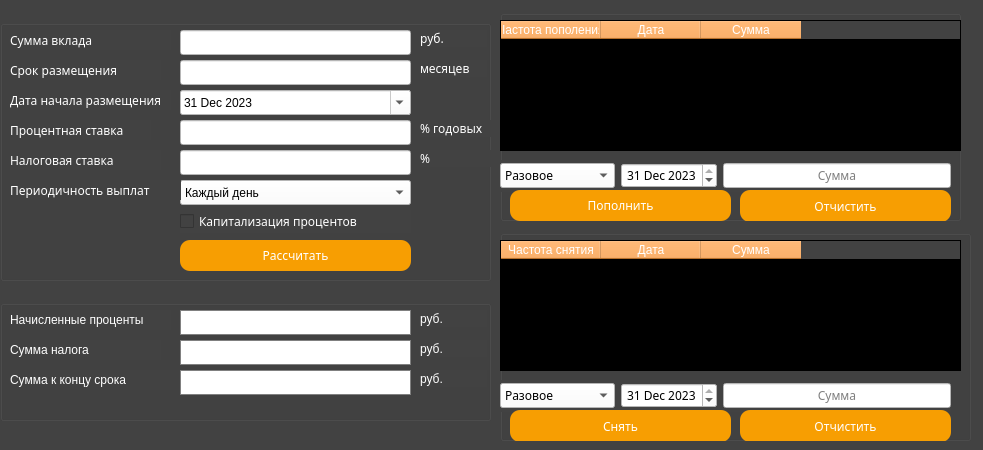
<?xml version="1.0" encoding="UTF-8"?>
<ui version="4.0">
 <class>DepositView</class>
 <widget class="QWidget" name="DepositView">
  <property name="geometry">
   <rect>
    <x>0</x>
    <y>0</y>
    <width>983</width>
    <height>450</height>
   </rect>
  </property>
  <property name="windowTitle">
   <string>Deposit</string>
  </property>
  <property name="styleSheet">
   <string notr="true">background-color: rgb(66, 66, 66)</string>
  </property>
  <widget class="QGroupBox" name="groupBoxUp">
   <property name="geometry">
    <rect>
     <x>500</x>
     <y>10</y>
     <width>461</width>
     <height>211</height>
    </rect>
   </property>
   <property name="font">
    <font>
     <family>Quicksand</family>
    </font>
   </property>
   <property name="title">
    <string/>
   </property>
   <widget class="QPushButton" name="pushButton_toUp">
    <property name="geometry">
     <rect>
      <x>10</x>
      <y>180</y>
      <width>221</width>
      <height>31</height>
     </rect>
    </property>
    <property name="font">
     <font>
      <family>Quicksand</family>
     </font>
    </property>
    <property name="styleSheet">
     <string notr="true">QPushButton {
   color: white;
   border-radius: 10px;
   background-color: #F79E02
}
QPushButton:pressed {
    background-color: qlineargradient(x1: 0, y1: 0, x2: 0, y2: 1,
                                      stop: 0 #FF7832, stop: 1 #FF9739);
}</string>
    </property>
    <property name="text">
     <string>Пополнить</string>
    </property>
   </widget>
   <widget class="QWidget" name="horizontalLayoutWidget">
    <property name="geometry">
     <rect>
      <x>0</x>
      <y>150</y>
      <width>451</width>
      <height>32</height>
     </rect>
    </property>
    <property name="font">
     <font>
      <family>Quicksand</family>
     </font>
    </property>
    <layout class="QHBoxLayout" name="horizontalLayout">
     <item>
      <widget class="QComboBox" name="comboBox">
       <property name="font">
        <font>
         <family>Quicksand</family>
        </font>
       </property>
       <property name="styleSheet">
        <string notr="true">/* Цвет фона и текста основного списка */
QComboBox {
    background-color: #FFFFFF; 
    color: black; 
}

/* Цвет фона и текста выпадающего списка */
QComboBox QAbstractItemView {
    background-color: #808080;
    color: black;
}

/* Цвет фона и текста элемента списка при наведении */
QComboBox QAbstractItemView::item:hover {
    background-color: #A0A0A0;
    color: black;
}

/* Цвет фона и текста выбранного элемента списка */
QComboBox::item:selected {
    background-color: #707070;
    color: black;
}
</string>
       </property>
       <item>
        <property name="text">
         <string>Разовое</string>
        </property>
       </item>
       <item>
        <property name="text">
         <string>Раз в месяц</string>
        </property>
       </item>
       <item>
        <property name="text">
         <string>Раз в 2 месяца</string>
        </property>
       </item>
       <item>
        <property name="text">
         <string>Раз в квартал</string>
        </property>
       </item>
       <item>
        <property name="text">
         <string>Раз в полгода</string>
        </property>
       </item>
       <item>
        <property name="text">
         <string>Раз в год</string>
        </property>
       </item>
      </widget>
     </item>
     <item>
      <widget class="QDateEdit" name="dateOfTopUp">
       <property name="font">
        <font>
         <family>Quicksand</family>
        </font>
       </property>
       <property name="styleSheet">
        <string notr="true">QDateEdit {
background-color: white;
color: black;
}</string>
       </property>
       <property name="alignment">
        <set>Qt::AlignCenter</set>
       </property>
       <property name="dateTime">
        <datetime>
         <hour>17</hour>
         <minute>0</minute>
         <second>0</second>
         <year>2023</year>
         <month>12</month>
         <day>31</day>
        </datetime>
       </property>
      </widget>
     </item>
     <item>
      <widget class="QLineEdit" name="sumUp">
       <property name="font">
        <font>
         <family>Quicksand</family>
        </font>
       </property>
       <property name="styleSheet">
        <string notr="true">QLineEdit {
background-color: white;
color: black;
}</string>
       </property>
       <property name="maxLength">
        <number>32761</number>
       </property>
       <property name="alignment">
        <set>Qt::AlignCenter</set>
       </property>
       <property name="placeholderText">
        <string>Сумма</string>
       </property>
      </widget>
     </item>
    </layout>
   </widget>
   <widget class="QTableWidget" name="tableWidget_toUp">
    <property name="geometry">
     <rect>
      <x>0</x>
      <y>10</y>
      <width>461</width>
      <height>131</height>
     </rect>
    </property>
    <property name="font">
     <font>
      <family>Quicksand</family>
     </font>
    </property>
    <property name="styleSheet">
     <string notr="true">QHeaderView::section {
    background-color: rgb(255, 156, 58);
    color: white;
}
QTableWidget {
    background-color: rgb(0, 0, 0);
color: white;
}</string>
    </property>
    <column>
     <property name="text">
      <string>Частота пополения</string>
     </property>
    </column>
    <column>
     <property name="text">
      <string>Дата</string>
     </property>
    </column>
    <column>
     <property name="text">
      <string>Сумма</string>
     </property>
    </column>
   </widget>
   <widget class="QPushButton" name="pushButton_toUp_clean">
    <property name="geometry">
     <rect>
      <x>240</x>
      <y>180</y>
      <width>211</width>
      <height>32</height>
     </rect>
    </property>
    <property name="font">
     <font>
      <family>Quicksand</family>
     </font>
    </property>
    <property name="styleSheet">
     <string notr="true">QPushButton {
   color: white;
   border-radius: 10px;
   background-color: #F79E02
}
QPushButton:pressed {
    background-color: qlineargradient(x1: 0, y1: 0, x2: 0, y2: 1,
                                      stop: 0 #FF7832, stop: 1 #FF9739);
}</string>
    </property>
    <property name="text">
     <string>Отчистить</string>
    </property>
   </widget>
   <zorder>horizontalLayoutWidget</zorder>
   <zorder>tableWidget_toUp</zorder>
   <zorder>pushButton_toUp</zorder>
   <zorder>pushButton_toUp_clean</zorder>
  </widget>
  <widget class="QGroupBox" name="groupBoxDown">
   <property name="geometry">
    <rect>
     <x>500</x>
     <y>230</y>
     <width>471</width>
     <height>211</height>
    </rect>
   </property>
   <property name="font">
    <font>
     <family>Quicksand</family>
    </font>
   </property>
   <property name="title">
    <string/>
   </property>
   <widget class="QPushButton" name="pushButton_toDown">
    <property name="geometry">
     <rect>
      <x>10</x>
      <y>180</y>
      <width>221</width>
      <height>32</height>
     </rect>
    </property>
    <property name="font">
     <font>
      <family>Quicksand</family>
     </font>
    </property>
    <property name="styleSheet">
     <string notr="true">QPushButton {
   color: white;
   border-radius: 10px;
   background-color: #F79E02
}
QPushButton:pressed {
    background-color: qlineargradient(x1: 0, y1: 0, x2: 0, y2: 1,
                                      stop: 0 #FF7832, stop: 1 #FF9739);
}</string>
    </property>
    <property name="text">
     <string>Снять</string>
    </property>
   </widget>
   <widget class="QWidget" name="horizontalLayoutWidget_3">
    <property name="geometry">
     <rect>
      <x>0</x>
      <y>150</y>
      <width>451</width>
      <height>32</height>
     </rect>
    </property>
    <property name="font">
     <font>
      <family>Quicksand</family>
     </font>
    </property>
    <layout class="QHBoxLayout" name="horizontalLayout_3">
     <item>
      <widget class="QComboBox" name="comboBoxDown">
       <property name="font">
        <font>
         <family>Quicksand</family>
        </font>
       </property>
       <property name="styleSheet">
        <string notr="true">/* Цвет фона и текста основного списка */
QComboBox {
    background-color: #FFFFFF; 
    color: black; 
}

/* Цвет фона и текста выпадающего списка */
QComboBox QAbstractItemView {
    background-color: #808080;
    color: black;
}

/* Цвет фона и текста элемента списка при наведении */
QComboBox QAbstractItemView::item:hover {
    background-color: #A0A0A0;
    color: black;
}

/* Цвет фона и текста выбранного элемента списка */
QComboBox::item:selected {
    background-color: #707070;
    color: black;
}</string>
       </property>
       <item>
        <property name="text">
         <string>Разовое</string>
        </property>
       </item>
       <item>
        <property name="text">
         <string>Раз в месяц</string>
        </property>
       </item>
       <item>
        <property name="text">
         <string>Раз в 2 месяца</string>
        </property>
       </item>
       <item>
        <property name="text">
         <string>Раз в квартал</string>
        </property>
       </item>
       <item>
        <property name="text">
         <string>Раз в полгода</string>
        </property>
       </item>
       <item>
        <property name="text">
         <string>Раз в год</string>
        </property>
       </item>
      </widget>
     </item>
     <item>
      <widget class="QDateEdit" name="dateOfTopDown">
       <property name="font">
        <font>
         <family>Quicksand</family>
        </font>
       </property>
       <property name="styleSheet">
        <string notr="true">QDateEdit {
background-color: white;
color: black;
}</string>
       </property>
       <property name="alignment">
        <set>Qt::AlignCenter</set>
       </property>
       <property name="dateTime">
        <datetime>
         <hour>12</hour>
         <minute>0</minute>
         <second>0</second>
         <year>2023</year>
         <month>12</month>
         <day>31</day>
        </datetime>
       </property>
      </widget>
     </item>
     <item>
      <widget class="QLineEdit" name="sumDown">
       <property name="font">
        <font>
         <family>Quicksand</family>
        </font>
       </property>
       <property name="styleSheet">
        <string notr="true">QLineEdit {
background-color: white;
color: black;
}</string>
       </property>
       <property name="maxLength">
        <number>32761</number>
       </property>
       <property name="alignment">
        <set>Qt::AlignCenter</set>
       </property>
       <property name="placeholderText">
        <string>Сумма</string>
       </property>
      </widget>
     </item>
    </layout>
   </widget>
   <widget class="QTableWidget" name="tableWidget_toDown">
    <property name="geometry">
     <rect>
      <x>0</x>
      <y>10</y>
      <width>461</width>
      <height>131</height>
     </rect>
    </property>
    <property name="font">
     <font>
      <family>Quicksand</family>
     </font>
    </property>
    <property name="styleSheet">
     <string notr="true">QHeaderView::section {
    background-color: rgb(255, 156, 58);
    color: white;
}
QTableWidget {
    background-color: rgb(0, 0, 0);
color: white;
}</string>
    </property>
    <column>
     <property name="text">
      <string>Частота снятия</string>
     </property>
    </column>
    <column>
     <property name="text">
      <string>Дата</string>
     </property>
    </column>
    <column>
     <property name="text">
      <string>Сумма</string>
     </property>
    </column>
   </widget>
   <widget class="QPushButton" name="pushButton_toDown_clean">
    <property name="geometry">
     <rect>
      <x>240</x>
      <y>180</y>
      <width>211</width>
      <height>32</height>
     </rect>
    </property>
    <property name="font">
     <font>
      <family>Quicksand</family>
     </font>
    </property>
    <property name="styleSheet">
     <string notr="true">QPushButton {
   color: white;
   border-radius: 10px;
   background-color: #F79E02
}
QPushButton:pressed {
    background-color: qlineargradient(x1: 0, y1: 0, x2: 0, y2: 1,
                                      stop: 0 #FF7832, stop: 1 #FF9739);
}</string>
    </property>
    <property name="text">
     <string>Отчистить</string>
    </property>
   </widget>
   <zorder>horizontalLayoutWidget_3</zorder>
   <zorder>tableWidget_toDown</zorder>
   <zorder>pushButton_toDown</zorder>
   <zorder>pushButton_toDown_clean</zorder>
  </widget>
  <widget class="QGroupBox" name="groupBox">
   <property name="geometry">
    <rect>
     <x>0</x>
     <y>20</y>
     <width>491</width>
     <height>261</height>
    </rect>
   </property>
   <property name="styleSheet">
    <string notr="true">background-color: rgb(66, 66, 66)</string>
   </property>
   <property name="title">
    <string/>
   </property>
   <widget class="QDateEdit" name="depositDate">
    <property name="geometry">
     <rect>
      <x>180</x>
      <y>70</y>
      <width>231</width>
      <height>25</height>
     </rect>
    </property>
    <property name="styleSheet">
     <string notr="true">QDateEdit {
background-color: white;
color: black;
}</string>
    </property>
    <property name="dateTime">
     <datetime>
      <hour>14</hour>
      <minute>0</minute>
      <second>0</second>
      <year>2023</year>
      <month>12</month>
      <day>31</day>
     </datetime>
    </property>
    <property name="calendarPopup">
     <bool>true</bool>
    </property>
   </widget>
   <widget class="QLabel" name="label_25">
    <property name="geometry">
     <rect>
      <x>420</x>
      <y>100</y>
      <width>81</width>
      <height>17</height>
     </rect>
    </property>
    <property name="font">
     <font>
      <family>Quicksand</family>
     </font>
    </property>
    <property name="styleSheet">
     <string notr="true">color:white;</string>
    </property>
    <property name="text">
     <string>% годовых</string>
    </property>
   </widget>
   <widget class="QLineEdit" name="depositTaxRate">
    <property name="geometry">
     <rect>
      <x>180</x>
      <y>130</y>
      <width>231</width>
      <height>25</height>
     </rect>
    </property>
    <property name="styleSheet">
     <string notr="true">QLineEdit {
background-color: white;
color: black;
}</string>
    </property>
    <property name="alignment">
     <set>Qt::AlignRight|Qt::AlignTrailing|Qt::AlignVCenter</set>
    </property>
   </widget>
   <widget class="QLabel" name="label_27">
    <property name="geometry">
     <rect>
      <x>10</x>
      <y>100</y>
      <width>141</width>
      <height>20</height>
     </rect>
    </property>
    <property name="font">
     <font>
      <family>Quicksand</family>
     </font>
    </property>
    <property name="styleSheet">
     <string notr="true">color:white;</string>
    </property>
    <property name="text">
     <string>Процентная ставка</string>
    </property>
   </widget>
   <widget class="QLineEdit" name="depositRate">
    <property name="geometry">
     <rect>
      <x>180</x>
      <y>100</y>
      <width>231</width>
      <height>25</height>
     </rect>
    </property>
    <property name="styleSheet">
     <string notr="true">QLineEdit {
background-color: white;
color: black;
}</string>
    </property>
    <property name="alignment">
     <set>Qt::AlignRight|Qt::AlignTrailing|Qt::AlignVCenter</set>
    </property>
    <property name="placeholderText">
     <string/>
    </property>
   </widget>
   <widget class="QLineEdit" name="depositSum">
    <property name="geometry">
     <rect>
      <x>180</x>
      <y>10</y>
      <width>231</width>
      <height>25</height>
     </rect>
    </property>
    <property name="styleSheet">
     <string notr="true">QLineEdit {
background-color: white;
color: black;
}</string>
    </property>
    <property name="text">
     <string/>
    </property>
    <property name="alignment">
     <set>Qt::AlignRight|Qt::AlignTrailing|Qt::AlignVCenter</set>
    </property>
    <property name="placeholderText">
     <string/>
    </property>
   </widget>
   <widget class="QComboBox" name="frequency">
    <property name="geometry">
     <rect>
      <x>180</x>
      <y>160</y>
      <width>231</width>
      <height>25</height>
     </rect>
    </property>
    <property name="styleSheet">
     <string notr="true">/* Цвет фона и текста основного списка */
QComboBox {
    background-color: #FFFFFF; 
    color: black; 
}

/* Цвет фона и текста выпадающего списка */
QComboBox QAbstractItemView {
    background-color: #808080;
    color: black;
}

/* Цвет фона и текста элемента списка при наведении */
QComboBox QAbstractItemView::item:hover {
    background-color: #A0A0A0;
    color: black;
}

/* Цвет фона и текста выбранного элемента списка */
QComboBox::item:selected {
    background-color: #707070;
    color: black;
}
</string>
    </property>
    <item>
     <property name="text">
      <string>Каждый день</string>
     </property>
    </item>
    <item>
     <property name="text">
      <string>Каждую неделю</string>
     </property>
    </item>
    <item>
     <property name="text">
      <string>Раз в месяц</string>
     </property>
    </item>
    <item>
     <property name="text">
      <string>Раз в квартал</string>
     </property>
    </item>
    <item>
     <property name="text">
      <string>Раз в полгода</string>
     </property>
    </item>
    <item>
     <property name="text">
      <string>Раз в год</string>
     </property>
    </item>
    <item>
     <property name="text">
      <string>В конце срока</string>
     </property>
    </item>
   </widget>
   <widget class="QCheckBox" name="depositCapitalisation">
    <property name="geometry">
     <rect>
      <x>180</x>
      <y>190</y>
      <width>231</width>
      <height>23</height>
     </rect>
    </property>
    <property name="font">
     <font>
      <family>Quicksand</family>
     </font>
    </property>
    <property name="styleSheet">
     <string notr="true">QCheckBox{
color: white;
}</string>
    </property>
    <property name="text">
     <string>Капитализация процентов</string>
    </property>
   </widget>
   <widget class="QLineEdit" name="depositDuration">
    <property name="geometry">
     <rect>
      <x>180</x>
      <y>40</y>
      <width>231</width>
      <height>25</height>
     </rect>
    </property>
    <property name="styleSheet">
     <string notr="true">QLineEdit {
background-color: white;
color: black;
}</string>
    </property>
    <property name="alignment">
     <set>Qt::AlignRight|Qt::AlignTrailing|Qt::AlignVCenter</set>
    </property>
    <property name="placeholderText">
     <string/>
    </property>
   </widget>
   <widget class="QLabel" name="label_29">
    <property name="geometry">
     <rect>
      <x>10</x>
      <y>40</y>
      <width>151</width>
      <height>20</height>
     </rect>
    </property>
    <property name="font">
     <font>
      <family>Quicksand</family>
     </font>
    </property>
    <property name="styleSheet">
     <string notr="true">color:white;</string>
    </property>
    <property name="text">
     <string>Срок размещения</string>
    </property>
   </widget>
   <widget class="QLabel" name="label_33">
    <property name="geometry">
     <rect>
      <x>10</x>
      <y>70</y>
      <width>161</width>
      <height>20</height>
     </rect>
    </property>
    <property name="font">
     <font>
      <family>Quicksand</family>
     </font>
    </property>
    <property name="styleSheet">
     <string notr="true">color:white;</string>
    </property>
    <property name="text">
     <string>Дата начала размещения</string>
    </property>
   </widget>
   <widget class="QLabel" name="label_32">
    <property name="geometry">
     <rect>
      <x>10</x>
      <y>160</y>
      <width>171</width>
      <height>20</height>
     </rect>
    </property>
    <property name="font">
     <font>
      <family>Quicksand</family>
     </font>
    </property>
    <property name="styleSheet">
     <string notr="true">color:white;</string>
    </property>
    <property name="text">
     <string>Периодичность выплат</string>
    </property>
   </widget>
   <widget class="QLabel" name="label_24">
    <property name="geometry">
     <rect>
      <x>420</x>
      <y>40</y>
      <width>67</width>
      <height>17</height>
     </rect>
    </property>
    <property name="font">
     <font>
      <family>Quicksand</family>
     </font>
    </property>
    <property name="styleSheet">
     <string notr="true">color:white;</string>
    </property>
    <property name="text">
     <string>месяцев</string>
    </property>
   </widget>
   <widget class="QLabel" name="label_26">
    <property name="geometry">
     <rect>
      <x>10</x>
      <y>10</y>
      <width>161</width>
      <height>20</height>
     </rect>
    </property>
    <property name="font">
     <font>
      <family>Quicksand</family>
     </font>
    </property>
    <property name="styleSheet">
     <string notr="true">color:white;</string>
    </property>
    <property name="text">
     <string>Сумма вклада</string>
    </property>
   </widget>
   <widget class="QLabel" name="label_28">
    <property name="geometry">
     <rect>
      <x>420</x>
      <y>10</y>
      <width>67</width>
      <height>17</height>
     </rect>
    </property>
    <property name="font">
     <font>
      <family>Quicksand</family>
     </font>
    </property>
    <property name="styleSheet">
     <string notr="true">color:white;</string>
    </property>
    <property name="text">
     <string>руб.</string>
    </property>
   </widget>
   <widget class="QLabel" name="label_31">
    <property name="geometry">
     <rect>
      <x>420</x>
      <y>130</y>
      <width>81</width>
      <height>17</height>
     </rect>
    </property>
    <property name="font">
     <font>
      <family>Quicksand</family>
     </font>
    </property>
    <property name="styleSheet">
     <string notr="true">color:white;</string>
    </property>
    <property name="text">
     <string>%</string>
    </property>
   </widget>
   <widget class="QLabel" name="label_30">
    <property name="geometry">
     <rect>
      <x>10</x>
      <y>130</y>
      <width>151</width>
      <height>20</height>
     </rect>
    </property>
    <property name="font">
     <font>
      <family>Quicksand</family>
     </font>
    </property>
    <property name="styleSheet">
     <string notr="true">color:white;</string>
    </property>
    <property name="text">
     <string>Налоговая ставка</string>
    </property>
   </widget>
   <widget class="QPushButton" name="pushButton_final">
    <property name="geometry">
     <rect>
      <x>180</x>
      <y>220</y>
      <width>231</width>
      <height>31</height>
     </rect>
    </property>
    <property name="font">
     <font>
      <family>Quicksand</family>
     </font>
    </property>
    <property name="styleSheet">
     <string notr="true">QPushButton {
   color: white;
   border-radius: 10px;
   background-color: #F79E02
}
QPushButton:pressed {
    background-color: qlineargradient(x1: 0, y1: 0, x2: 0, y2: 1,
                                      stop: 0 #FF7832, stop: 1 #FF9739);
}</string>
    </property>
    <property name="text">
     <string>Рассчитать</string>
    </property>
   </widget>
  </widget>
  <widget class="QGroupBox" name="groupBox_2">
   <property name="geometry">
    <rect>
     <x>0</x>
     <y>300</y>
     <width>491</width>
     <height>121</height>
    </rect>
   </property>
   <property name="title">
    <string/>
   </property>
   <widget class="QLabel" name="label_36">
    <property name="enabled">
     <bool>false</bool>
    </property>
    <property name="geometry">
     <rect>
      <x>420</x>
      <y>70</y>
      <width>67</width>
      <height>17</height>
     </rect>
    </property>
    <property name="styleSheet">
     <string notr="true">color: white;</string>
    </property>
    <property name="text">
     <string>руб.</string>
    </property>
   </widget>
   <widget class="QLabel" name="label_38">
    <property name="enabled">
     <bool>false</bool>
    </property>
    <property name="geometry">
     <rect>
      <x>10</x>
      <y>70</y>
      <width>211</width>
      <height>20</height>
     </rect>
    </property>
    <property name="styleSheet">
     <string notr="true">color: white;</string>
    </property>
    <property name="text">
     <string>Сумма к концу срока</string>
    </property>
   </widget>
   <widget class="QLabel" name="depositResultAccum">
    <property name="enabled">
     <bool>false</bool>
    </property>
    <property name="geometry">
     <rect>
      <x>180</x>
      <y>10</y>
      <width>231</width>
      <height>25</height>
     </rect>
    </property>
    <property name="styleSheet">
     <string notr="true">QLabel {
background-color: white;
color: black;
}

QLabel:disabled{
	border: 1px solid grey;
}</string>
    </property>
    <property name="text">
     <string/>
    </property>
    <property name="textInteractionFlags">
     <set>Qt::NoTextInteraction</set>
    </property>
   </widget>
   <widget class="QLabel" name="label_34">
    <property name="enabled">
     <bool>false</bool>
    </property>
    <property name="geometry">
     <rect>
      <x>420</x>
      <y>40</y>
      <width>67</width>
      <height>17</height>
     </rect>
    </property>
    <property name="styleSheet">
     <string notr="true">color: white;</string>
    </property>
    <property name="text">
     <string>руб.</string>
    </property>
   </widget>
   <widget class="QLabel" name="depositResultFinalSum">
    <property name="enabled">
     <bool>false</bool>
    </property>
    <property name="geometry">
     <rect>
      <x>180</x>
      <y>70</y>
      <width>231</width>
      <height>25</height>
     </rect>
    </property>
    <property name="styleSheet">
     <string notr="true">QLabel {
	background-color: white;
color: black;
}
QLabel:disabled{
	border: 1px solid grey;
}</string>
    </property>
    <property name="text">
     <string/>
    </property>
    <property name="textInteractionFlags">
     <set>Qt::NoTextInteraction</set>
    </property>
   </widget>
   <widget class="QLabel" name="label_40">
    <property name="enabled">
     <bool>false</bool>
    </property>
    <property name="geometry">
     <rect>
      <x>420</x>
      <y>10</y>
      <width>67</width>
      <height>17</height>
     </rect>
    </property>
    <property name="styleSheet">
     <string notr="true">color: white;</string>
    </property>
    <property name="text">
     <string>руб.</string>
    </property>
   </widget>
   <widget class="QLabel" name="label_42">
    <property name="enabled">
     <bool>false</bool>
    </property>
    <property name="geometry">
     <rect>
      <x>10</x>
      <y>40</y>
      <width>151</width>
      <height>20</height>
     </rect>
    </property>
    <property name="styleSheet">
     <string notr="true">color: white;</string>
    </property>
    <property name="text">
     <string>Сумма налога</string>
    </property>
   </widget>
   <widget class="QLabel" name="label_41">
    <property name="enabled">
     <bool>false</bool>
    </property>
    <property name="geometry">
     <rect>
      <x>10</x>
      <y>10</y>
      <width>161</width>
      <height>20</height>
     </rect>
    </property>
    <property name="styleSheet">
     <string notr="true">color: white;</string>
    </property>
    <property name="text">
     <string>Начисленные проценты</string>
    </property>
   </widget>
   <widget class="QLabel" name="depositResultTax">
    <property name="enabled">
     <bool>false</bool>
    </property>
    <property name="geometry">
     <rect>
      <x>180</x>
      <y>40</y>
      <width>231</width>
      <height>25</height>
     </rect>
    </property>
    <property name="styleSheet">
     <string notr="true">QLabel {
background-color: white;
color: black;
}

QLabel:disabled{
	border: 1px solid grey;
}</string>
    </property>
    <property name="text">
     <string/>
    </property>
    <property name="textInteractionFlags">
     <set>Qt::NoTextInteraction</set>
    </property>
   </widget>
  </widget>
 </widget>
 <resources/>
 <connections/>
</ui>
